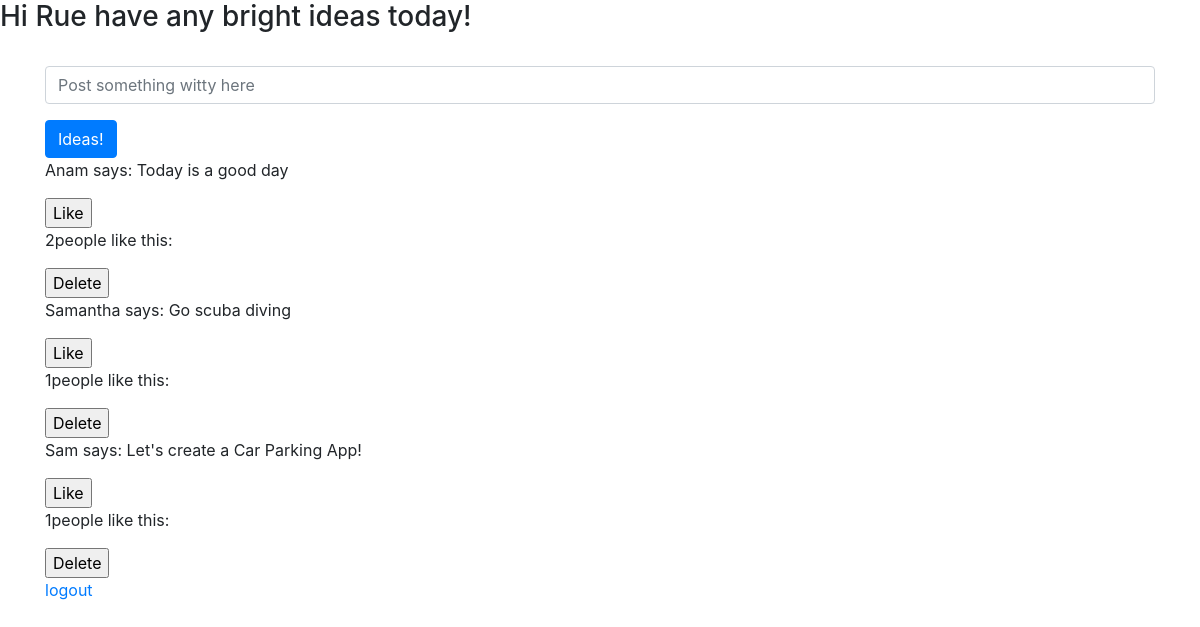
Screenshot of /bright_ideas (signed in) with the database file from the repository.
### app.py (models this page shows, shortened)
class User(db.Model):
    __tablename__ = "users"
    id=db.Column(db.Integer, primary_key=True)
    first_name=db.Column(db.String(255))
    last_name=db.Column(db.String(255))
    email=db.Column(db.String(255))
    password_hash=db.Column(db.String(255))
    liked_posts=db.relationship("Post", secondary=likes_table)
    followers=db.relationship("User",
        secondary=followers_table,
        primaryjoin=id==followers_table.c.followed_id,
        secondaryjoin=id==followers_table.c.follower_id,
        backref="following")
    created_at=db.Column(db.DateTime, server_default=func.now())
    updated_at=db.Column(db.DateTime, server_default=func.now(),onupdate=func.now())

class Post(db.Model):
    __tablename__="posts"
    id=db.Column(db.Integer, primary_key=True)
    message=db.Column(db.String(255))
    author_id=db.Column(db.Integer,db.ForeignKey("users.id"))
    author=db.relationship("User", backref="posts", cascade="all")
    likers=db.relationship("User", secondary=likes_table, cascade="all")
    created_at=db.Column(db.DateTime, server_default=func.now())
    updated_at=db.Column(db.DateTime, server_default=func.now(),onupdate=func.now())

### app.py (the view)
@app.route("/bright_ideas")
def bright_ideas():
    if "user_logged_in" not in session:
        flash("Please Log In")
        return redirect("/")
    user_logged_in=User.query.get(session['user_logged_in']['id'])
    approved_users_ids = [user.id for user in user_logged_in.following] + [user_logged_in.id]
    all_posts=Post.query.all()
    return render_template("bright_ideas.html", posts=all_posts)

### templates/bright_ideas.html (shortened to what this page needs)
<!DOCTYPE html>
<html lang="en">
<head>
    <link rel="stylesheet" href="https://stackpath.bootstrapcdn.com/bootstrap/4.3.1/css/bootstrap.min.css">
</head>
<body>
    <h3>Hi {{session['user_logged_in']['first']}} have any bright ideas today!</h3>
    <div class="container">
        <form action="/add_post" method="POST">
            <div class="form-group">
                <input type="text" class="form-control" name="message" placeholder="Post something witty here">
            </div>
           <button type="submit" class="btn btn-primary">Ideas!</button>
            <br>
        </form>
        {% for post in posts %}
            <p>{{post.author.first_name}} says: {{post.message}}</p>
            <form action="/posts/{{post.id}}/like" method="POST">
                <input type="submit" value="Like">
                <p> {{post.likers |length}}people like this:</p>
            </form>
            <form action="/posts/{{post.id}}/delete" method = "POST">
                <input type="submit" value="Delete">
            </form>
        {% endfor %}
    <a href="/logout">logout</a>
</body>
</html>

### rows the page displays
User: user_logged_in.first "Rue"
Post: author.first_name "Anam", message "Today is a good day", likers|length "2"
Post: author.first_name "Samantha", message "Go scuba diving", likers|length "1"
Post: author.first_name "Sam", message "Let's create a Car Parking App!", likers|length "1"
